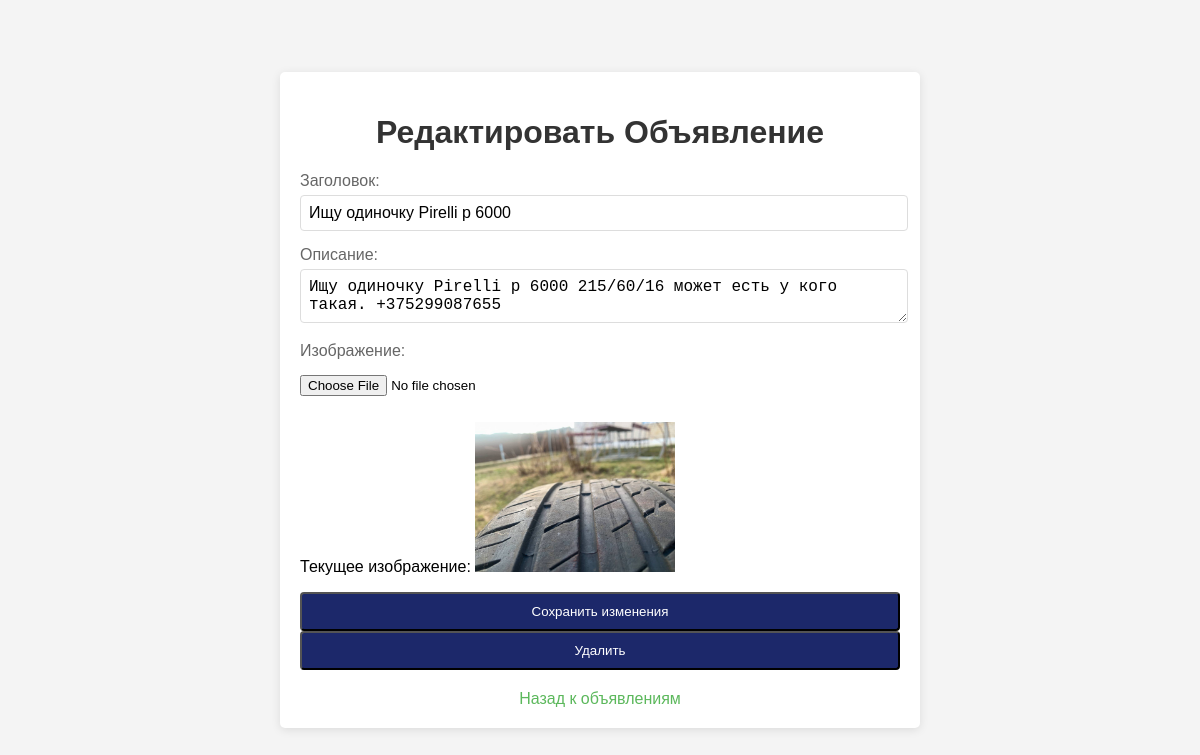
Page /edit_ad/4 (signed in) on the committed database.
### app.py (models this page shows)
class Ad(db.Model):
    id = db.Column(db.Integer, primary_key=True)
    title = db.Column(db.String(200), nullable=False)
    description = db.Column(db.Text, nullable=False)
    image_filename = db.Column(db.String(200), nullable=True)
    user_id = db.Column(db.Integer, db.ForeignKey('user.id'), nullable=False)  # Связь с пользователем

### app.py (the view, shortened to what this page needs)
@app.route('/edit_ad/<int:ad_id>', methods=['GET', 'POST'])
@login_required
def edit_ad(ad_id):
    ad = Ad.query.get_or_404(ad_id)
    if ad.user_id != current_user.id:
        flash('У вас нет прав для редактирования этого объявления.', 'danger')
        return redirect(url_for('index'))
    return render_template('edit_ad.html', ad=ad)

### app.py (called while the page is built)
@login_manager.user_loader
def load_user(user_id):
    return User.query.get(int(user_id))

### templates/edit_ad.html (shortened to what this page needs)
<!DOCTYPE html>
<html lang="ru">
<head>
    <link rel="stylesheet" href="{{ url_for('static', filename='styles.css') }}">
</head>
<body>
    <div class="container">
        <h1>Редактировать Объявление</h1>
        <form method="POST" enctype="multipart/form-data">
            <div class="form-group">
                <label for="title">Заголовок:</label>
                <input type="text" id="title" name="title" value="{{ ad.title }}" required>
            </div>
            <div class="form-group">
                <label for="description">Описание:</label>
                <textarea id="description" name="description" required>{{ ad.description }}</textarea>
            </div>
            <div class="form-group">
                <label for="image">Изображение:</label>
                <input type="file" id="image" name="image">
                {% if ad.image_filename %}
                    <p>Текущее изображение: <img src="{{ url_for('static', filename='uploads/' + ad.image_filename) }}" alt="Текущее изображение" style="max-width: 200px; max-height: 200px;"></p>
                {% endif %}
            </div>
            <button type="submit">Сохранить изменения</button>
        </form>
        <form action="{{ url_for('delete_ad', ad_id=ad.id) }}" method="post" style="display:inline;">
            <button type="submit" class="btn btn-danger" onclick="return confirm('Вы уверены, что хотите удалить это объявление?');">
                Удалить
            </button>
        </form>
        <a href="{{ url_for('index') }}">Назад к объявлениям</a>
    </div>
</body>
</html>

### templates/edit_ad.html (style rules this page uses)
body { font-family: Arial, sans-serif; background-color: #f4f4f4; display: flex; justify-content: center; align-items: center; height: 100vh; margin: 0; }
.container { background: white; padding: 20px; border-radius: 5px; box-shadow: 0 2px 10px rgba(0, 0, 0, 0.1); max-width: 600px; width: 100%; }
h1 { text-align: center; color: #333; }
.form-group { margin-bottom: 15px; }
label { display: block; margin-bottom: 5px; color: #666; }
input[type="text"], textarea { width: calc(100% - 10px); padding: 8px; border: 1px solid #ddd; border-radius: 4px; font-size: 16px; }
textarea { resize: vertical; }
input[type="file"] { margin: 10px 0; }
button { background-color: #1c286a; color: white; padding: 10px; border-radius: 4px; cursor: pointer; width: 100%; }
a { display: block; text-align: center; margin-top: 20px; color: #5cb85c; text-decoration: none; }

### rows in the picture
Ad: title "Ищу одиночку Pirelli p 6000", description "Ищу одиночку Pirelli p 6000 215/60/16 может есть у кого такая. +375299087655", image_filename (picture)
